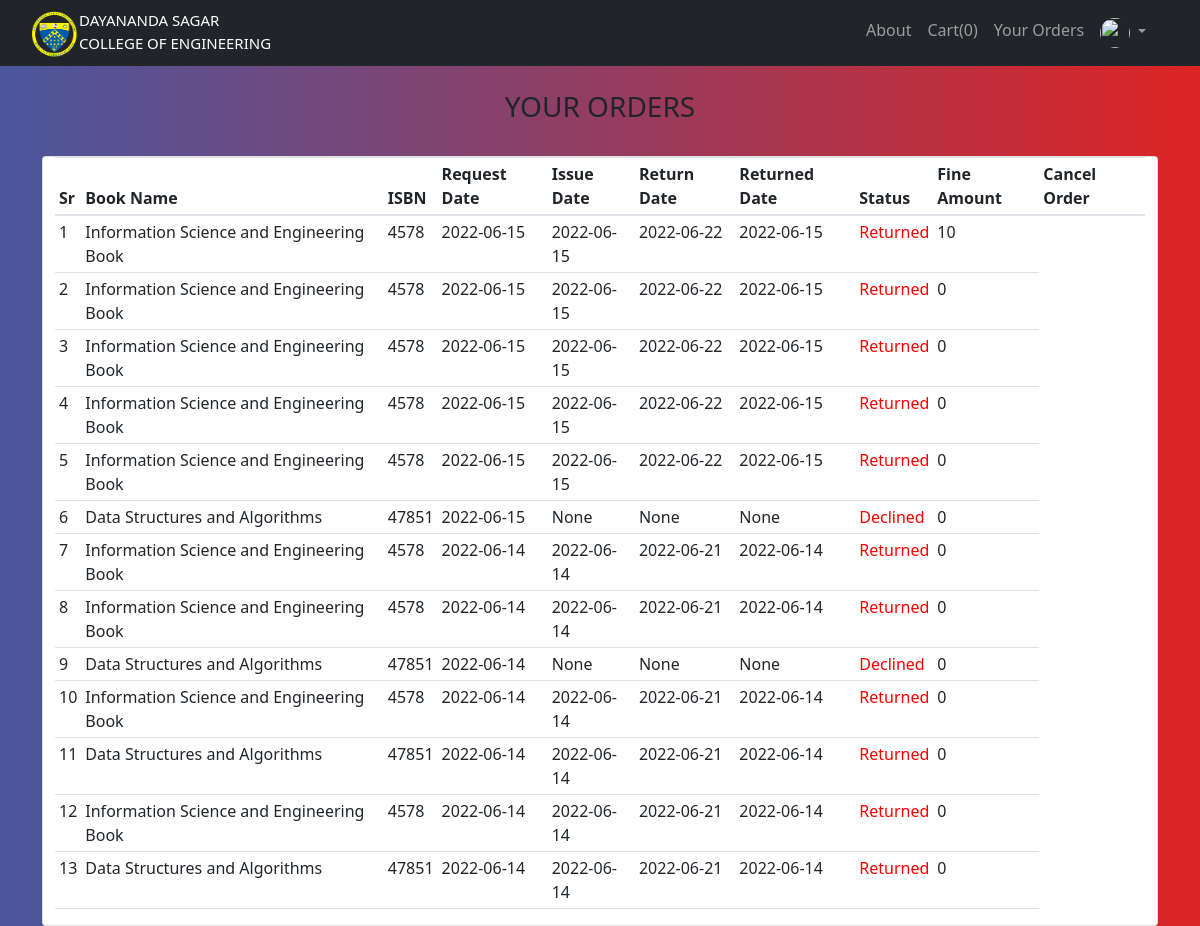
Page /orders (signed in) on the earlier database version.
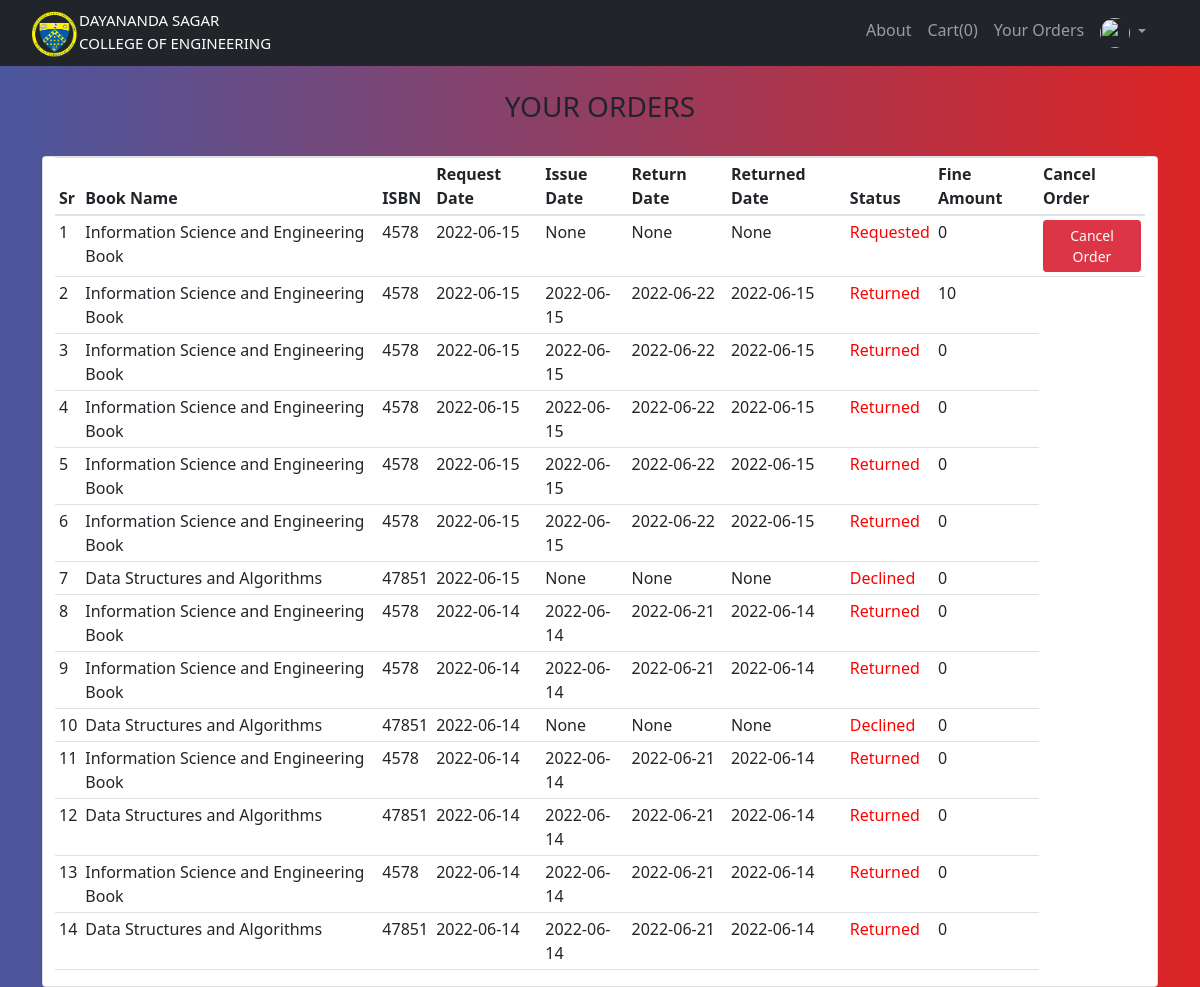
Same page on the later database version.
### website/models.py (models this page shows, shortened)
class Student_Order(db.Model):
        id = db.Column(db.Integer, primary_key = True)
        status = db.Column(db.String(20), default = 'Requested', nullable = False)
        request_time = db.Column(db.DateTime, nullable = True)
        approve_time = db.Column(db.DateTime, nullable = True)
        return_time = db.Column(db.DateTime, nullable = True)
        returned_time = db.Column(db.DateTime, nullable = True)
        student_id = db.Column(db.Integer, db.ForeignKey('user.id'),nullable=True)
        student = db.relationship('User', backref=db.backref('students_order',lazy=True))
        book_id = db.Column(db.Integer, db.ForeignKey('addbook.id'),nullable=True)
        book = db.relationship('Addbook', backref=db.backref('books_order',lazy=True))
        fine = db.Column(db.Float,default=0)

class Addbook(db.Model):
    __tablename__='addbook'
    __searchable__ = ['name', 'desc', 'isbn']
    id = db.Column(db.Integer, primary_key=True)
    name = db.Column(db.String(80), nullable=False)
    price = db.Column(db.Numeric(10,2), nullable=False)
    isbn = db.Column(db.Integer,default=0)
    stock = db.Column(db.Integer,nullable=False)
    available_copies = db.Column(db.Integer,nullable=False)
    desc = db.Column(db.Text, nullable=False)
    pub_date = db.Column(db.DateTime, nullable=False, default=datetime.utcnow)
    department_id = db.Column(db.Integer, db.ForeignKey('department.id'),nullable=False)
    department = db.relationship('Department', backref=db.backref('departments',lazy=True))
    semester_id = db.Column(db.Integer, db.ForeignKey('semester.id'),nullable=False)
    semester = db.relationship('Semester', backref=db.backref('semesters',lazy=True))
    image_1 = db.Column(db.String(150), nullable=False, default='image.jpg')
    image_2 = db.Column(db.String(150), nullable=False, default='image.jpg')
    image_3 = db.Column(db.String(150), nullable=False, default='image.jpg')

### website/views.py (the view)
@views.route('/orders')
@login_required
@requires_access_level(["student","admin"])
def show_student_order():
    student_id = current_user.id
    orders = Student_Order.query.filter_by(student_id=student_id).order_by(Student_Order.request_time.desc())
    return render_template('book_orders.html',user=current_user,orders=orders)

### website/models.py (called while the page is built)
        def get_urole(self):
                return self.urole

### website/views.py (called while the page is built)
def requires_access_level(access_level):
    def decorator(f):
        @wraps(f)
        def decorated_function(*args, **kwargs):
            if not current_user.is_authenticated:
                flash('Login to Access', 'error')
                return redirect(url_for('views.home'))
            if current_user.get_urole() not in access_level:
                logout_user()
                flash('You do not have access to this resource. You have been automatically Logged Out', 'error')
                return redirect(url_for('views.home'))
            return f(*args, **kwargs)
        return decorated_function
    return decorator

### website/templates/book_orders.html
{% extends "base.html" %} {% block title %}Order{% endblock %}
{% block content %}
<br>
<b><center>
    <h3>YOUR ORDERS</h3>
</center></b>
<br>
<div class="container">
    <div class="row">
        <div class="card">
        <table class="table table-sm">
            <thead>
                <th>Sr</th>
                <th>Book Name</th>
                <th>ISBN</th>
                <th>Request Date</th>
                <th>Issue Date</th>
                <th>Return Date</th>
                <th>Returned Date</th>
                <th>Status</th>
                <th>Fine Amount</th>
                <th>Cancel Order</th>
            </thead>
            <tbody>
                {% for order in orders %}
                <tr>
                    <td>{{loop.index}}</td>
                    <td>{{order.book.name}}</td>
                    <td>{{order.book.isbn}}</td>
                    <td>{{order.request_time.date()}}</td>
                    {% if order.approve_time != None %}
                    <td>{{order.approve_time.date()}}</td>
                    {% else %}
                    <td>{{order.approve_time}}</td>
                    {% endif %}
                    {% if order.return_time != None %}
                    <td>{{order.return_time.date()}}</td>
                    {% else %}
                    <td>{{order.return_time}}</td>
                    {% endif %}
                    {% if order.returned_time != None %}
                    <td>{{order.returned_time.date()}}</td>
                    {% else %}
                    <td>{{order.returned_time}}</td>
                    {% endif %}
                    <td style="color: red;">{{order.status}}</td>
                    <td>{{order.fine}}</td>
                    {% if order.status=="Requested" %}
                    <td><a href ="{{url_for('cart.cancel_order', order_id = order.id)}}" class="btn btn-danger btn-sm">Cancel Order</a></td>
                    {% endif %}
                </tr>
                {% endfor %}
            </tbody>
        </table>
    </div>
</div>
</div>
{% endblock %}

### website/templates/base.html (shortened to what this page needs)
<!DOCTYPE html>
<html>
    <head>
        <link
      rel="stylesheet"
      href="https://stackpath.bootstrapcdn.com/bootstrap/4.4.1/css/bootstrap.min.css"
    />
    <link
      rel="stylesheet"
      href="https://stackpath.bootstrapcdn.com/font-awesome/4.7.0/css/font-awesome.min.css"
    />
    <link href="https://cdn.jsdelivr.net/npm/bootstrap@5.1.3/dist/css/bootstrap.min.css" rel="stylesheet">
    <link href="https://cdn.jsdelivr.net/npm/bootstrap@5.1.3/dist/css/bootstrap.min.css" rel="stylesheet">
    <link rel="stylesheet" type="text/css" href="{{url_for('static',filename='style.css')}}">
  </head>
    <body class="bg-nav">
        <nav class="navbar navbar-expand-lg navbar-dark bg-dark">
            <div class="container-fluid">
              {% if user.is_authenticated %}
              {% if user.get_urole()=="admin" %}
              <a href="/admin_home">
              {% elif user.get_urole()=="student" %}
              <a href="/student_home">
              {% elif user.get_urole()=="teacher" %}
              <a href="/teacher_home">
              {% endif %}
              {% else %}
              <a href="/home">
              {% endif %}
              <div style="float: left;">
                <img src="static/DNS logo.png" class="img-responsive" width="50px">
              </div>
              <div style="float:left;padding: 1px 1px 0; color: aliceblue;font-size: 15px; color: white;">DAYANANDA SAGAR<br>
                <em style="font-style: normal;color: aliceblue ; color: white;">COLLEGE OF ENGINEERING</em>
              </div>
              </a>
              <div class="d-flex justify-content-end" id="navbarSupportedContent">
                <ul class="navbar-nav me-auto mb-2 mb-lg-0">
                  <li class="nav-item">
                    <a class="nav-link" aria-current="page" href="/aboutUs">About</a>
                  </li>
                  {% if user.is_authenticated %}
                  {% if user.get_urole()=="admin" %}
                  <li class="nav-item dropdown">
                    <a class="nav-link dropdown-toggle" href="#" id="navbarDropdown" role="button" data-bs-toggle="dropdown" aria-expanded="false">
                      Add
                    </a>
                    <ul class="dropdown-menu" aria-labelledby="navbarDropdown">
                      <li><a class="dropdown-item" href="/addbook">Add Book</a></li>
                      <li><a class="dropdown-item" href="/adddepartment">Add Department</a></li>
                      <li><a class="dropdown-item" href="/addsemester">Add Semester</a></li>
                      <li><a class="dropdown-item" href="/addbulk">Books Bulk Upload</a></li>
                    </ul>
                    <li class="nav-item">
                      <a class="nav-link" href="{{url_for('views.orders_list_on_status', status = 'Requested')}}">Book Orders</a>
                    </li>
                  </li>
                  {% else %}
                  <li class="nav-item">
                    <a class="nav-link" href="{{url_for('cart.getCart')}}">Cart({{session['Shoppingcart']|length}})</a>
                  </li>
                  <li class="nav-item">
                    <a class="nav-link" href="{{url_for('views.show_student_order')}}">Your Orders</a>
                  </li>
                  {% endif %}
                  <ul class="navbar-nav">
                    <li class="nav-item dropdown">
                    <a class="nav-link dropdown-toggle" href="#" id="navbarDropdownMenuLink" role="button" data-toggle="dropdown" aria-haspopup="true" aria-expanded="false">
                      <img src="https://s3.eu-central-1.amazonaws.com/bootstrapbaymisc/blog/24_days_bootstrap/fox.jpg" width="30" height="30" class="rounded-circle">
                    </a>
                  </li>
                </ul>
                <li>
                </li>
                  {% endif %}
                </ul>
              </div>
            </div>
          </nav>
          <div class="container">
              {% block content %}
              {% endblock %}
          </div>
    </body>
</html>

### website/static/style.css (style rules this page uses)
.bg-nav { background: #DC2424; background: -webkit-linear-gradient(to right, #4A569D, #DC2424); background: linear-gradient(to right, #4A569D, #DC2424); }

Differences in the rows shown:
added Student_Order: book.name "Information Science and Engineering Book", book.isbn "4578", request_time "2022-06-15", approve_time "None", return_time "None", returned_time "None", status "Requested", fine "0"
